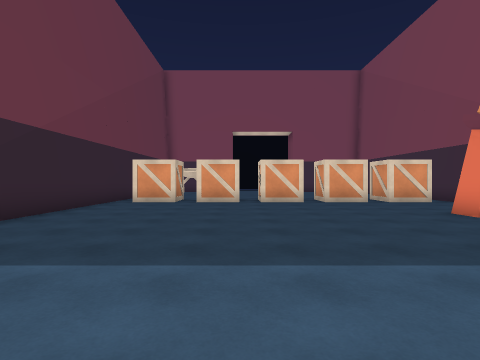
View 1 (above)

15 first-person views from a walk through a Unity game level. The camera is 1.4 m above the floor, looks level and sees 80° across. The floor is counted in squares, 1.8 m on a side. Each view is taken from the middle of a square. On the plan, view 1 faces up. The plan holds only what a view shows up to about 10 squares ahead; the rest is blank. The place goes on beyond the plan. The player character is not drawn.

View 2
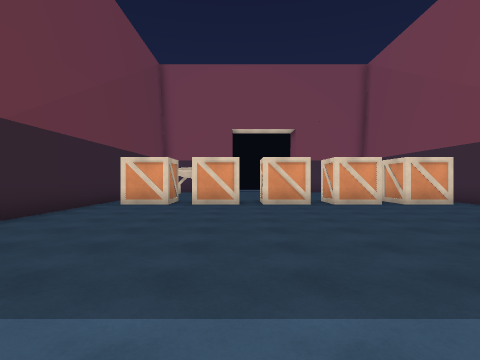

View 3
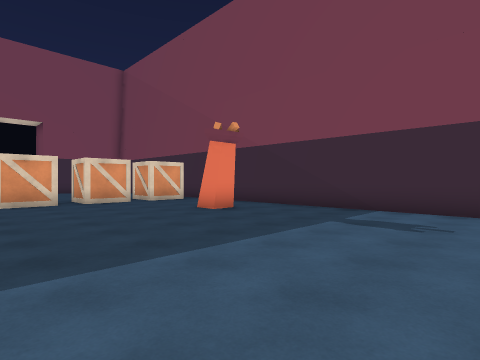

View 4
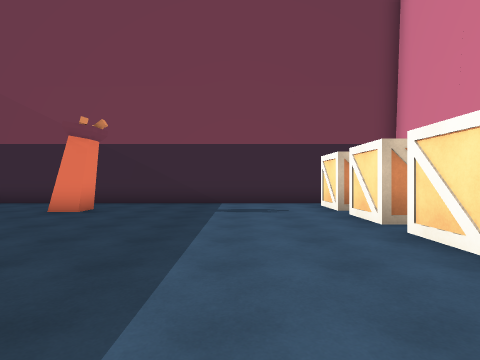

View 5
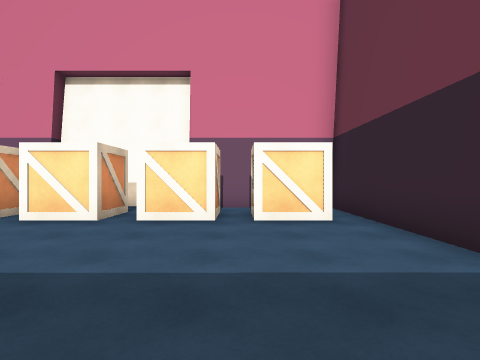

View 6
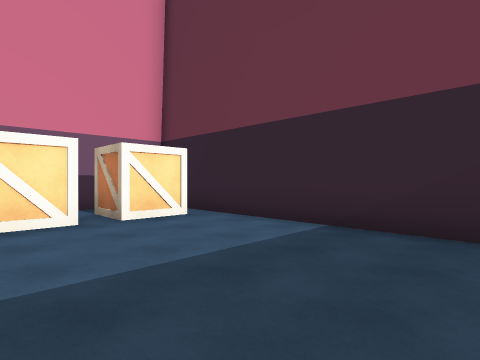

View 7
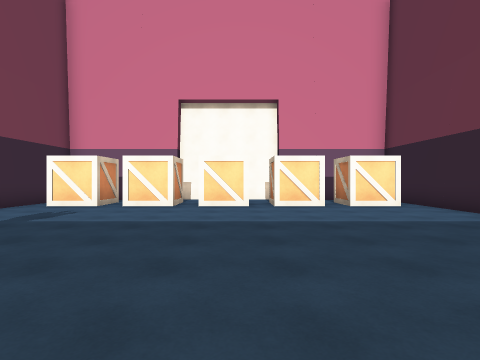

View 8
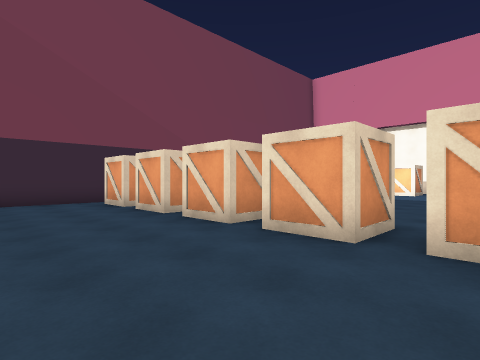

View 9
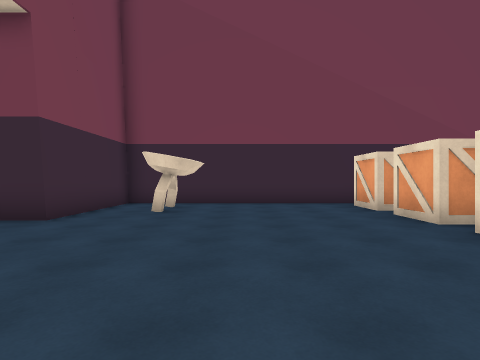

View 10
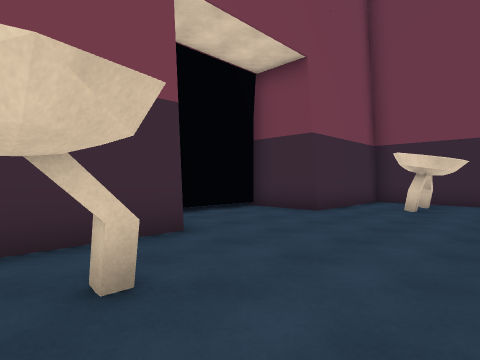

View 11
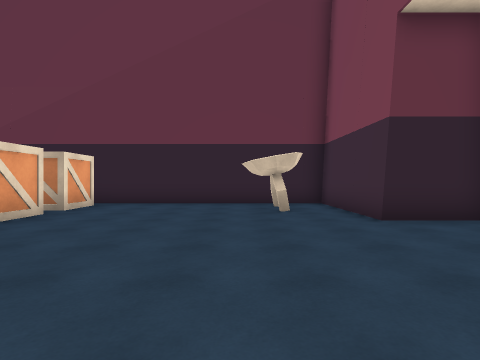

View 12
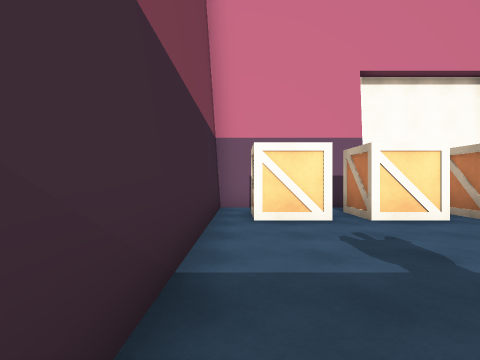

View 13
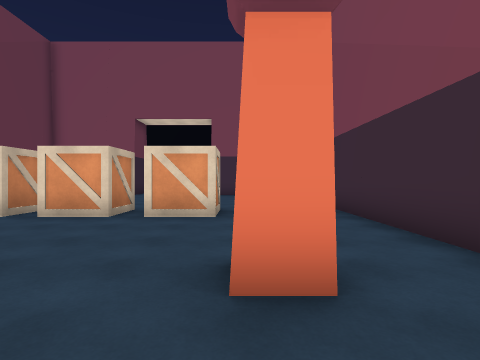

View 14
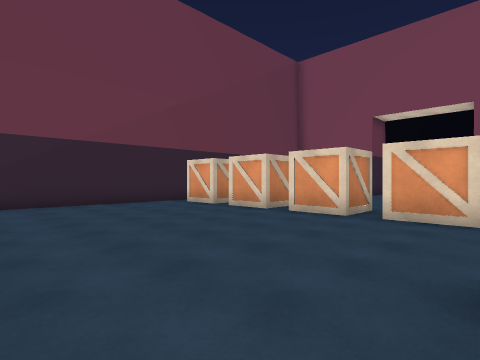

View 15
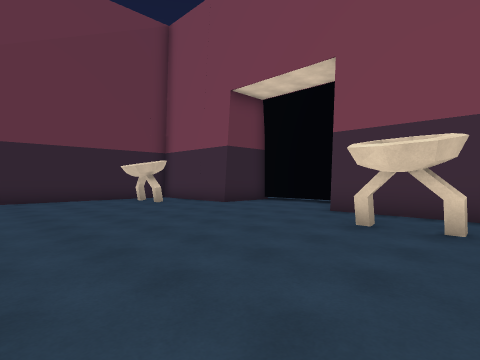

### Floor plan
Key: @ floor where view 1 was taken; # wall or solid block; . floor; C crate; O other object.
Columns run from 5 left of view 1 to 8 right of it. Each row starts with its distance up from view 1.
 21     #  ###
 20     #....#
 19 #####....#####
 18 #............#
 17 #.OO......OO.#
 16 #............#
 15 #............#
 14 #............#
 13 #............#
 12 #............#
 11 #C#.#C#C#CC#.#
 10 ###.########.#
  9 #............#
  8 #............#
  7 #............#
  6 #.........O..#
  5 #............#
  4 #............#
  3 #............#
  2 #............#
  1 #............#
  0 #....@.......#
 -1 #C#.#C#C#CC#.#
 -2 # #.########.#
 -3 #####     ####

Where each view was taken, in squares from view 1:
view 1: 0 up, 0 right, facing up
view 2: 1 up, 0 right, facing up
view 3: 0 up, 0 right, facing up-right
view 4: 2 up, 2 left, facing right
view 5: 5 up, 2 left, facing down
view 6: 5 up, 0 right, facing down-left
view 7: 8 up, 1 right, facing down
view 8: 15 up, 3 left, facing down-right
view 9: 15 up, 2 left, facing right
view 10: 15 up, 3 left, facing up-right
view 11: 16 up, 5 right, facing left
view 12: 5 up, 7 right, facing down
view 13: 4 up, 5 right, facing up
view 14: 4 up, 5 right, facing up-left
view 15: 12 up, 7 right, facing up-left
